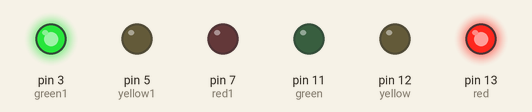
Simulated run of this sketch. Board: Arduino Uno, built with avr-gcc and run on an emulated ATmega328P. Shown: output pins drawn as LEDs (lit = HIGH).

Above: at 2.5 s.
At 6.5 s:
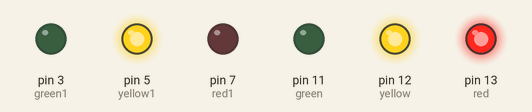
At 10.5 s:
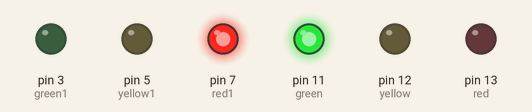
At 14.5 s:
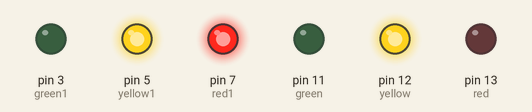
Timing chart, 0 to 20.8 s (numbered marks = the images above):
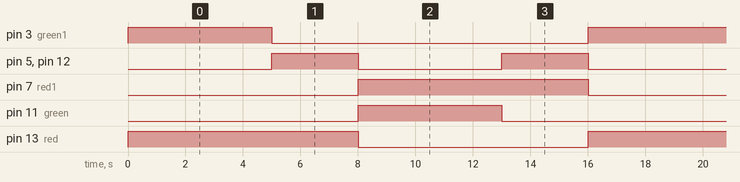

The sketch:

Lab5.ino.ino
```cpp
const int green=11;

const int yellow=12;

const int red=13;

const int green1=3;

const int yellow1=5;

const int red1=7;


void setup() {

  pinMode(red,OUTPUT);

  pinMode(green,OUTPUT);

  pinMode(yellow,OUTPUT);

  pinMode(red1,OUTPUT);

  pinMode(green1,OUTPUT);

  pinMode(yellow1,OUTPUT);
}

void loop() {

  digitalWrite(red,HIGH);
  digitalWrite(green1,HIGH);

  delay(5000);

  digitalWrite(yellow,HIGH);
  digitalWrite(yellow1,HIGH);

  digitalWrite(green1,LOW);

  delay(3000);

  digitalWrite(green,HIGH);
  digitalWrite(red1,HIGH);

  digitalWrite(red,LOW);
  digitalWrite(yellow,LOW);
  digitalWrite(yellow1,LOW);

  delay(5000);

  digitalWrite(yellow,HIGH);
  digitalWrite(yellow1,HIGH);

  digitalWrite(green,LOW);

  delay(3000);

  digitalWrite(red1,LOW);
  digitalWrite(yellow,LOW);
  digitalWrite(yellow1,LOW);

}
```

Measured:
- by itself, pin 3 (green1), pin 11 (green): alternates HIGH for 5.0 s and LOW for 11.0 s
- by itself, pin 5 (yellow1), pin 12 (yellow): alternates HIGH for 3.0 s and LOW for 5.0 s
- by itself, pin 7 (red1), pin 13 (red): alternates HIGH for 8.0 s and LOW for 8.0 s
